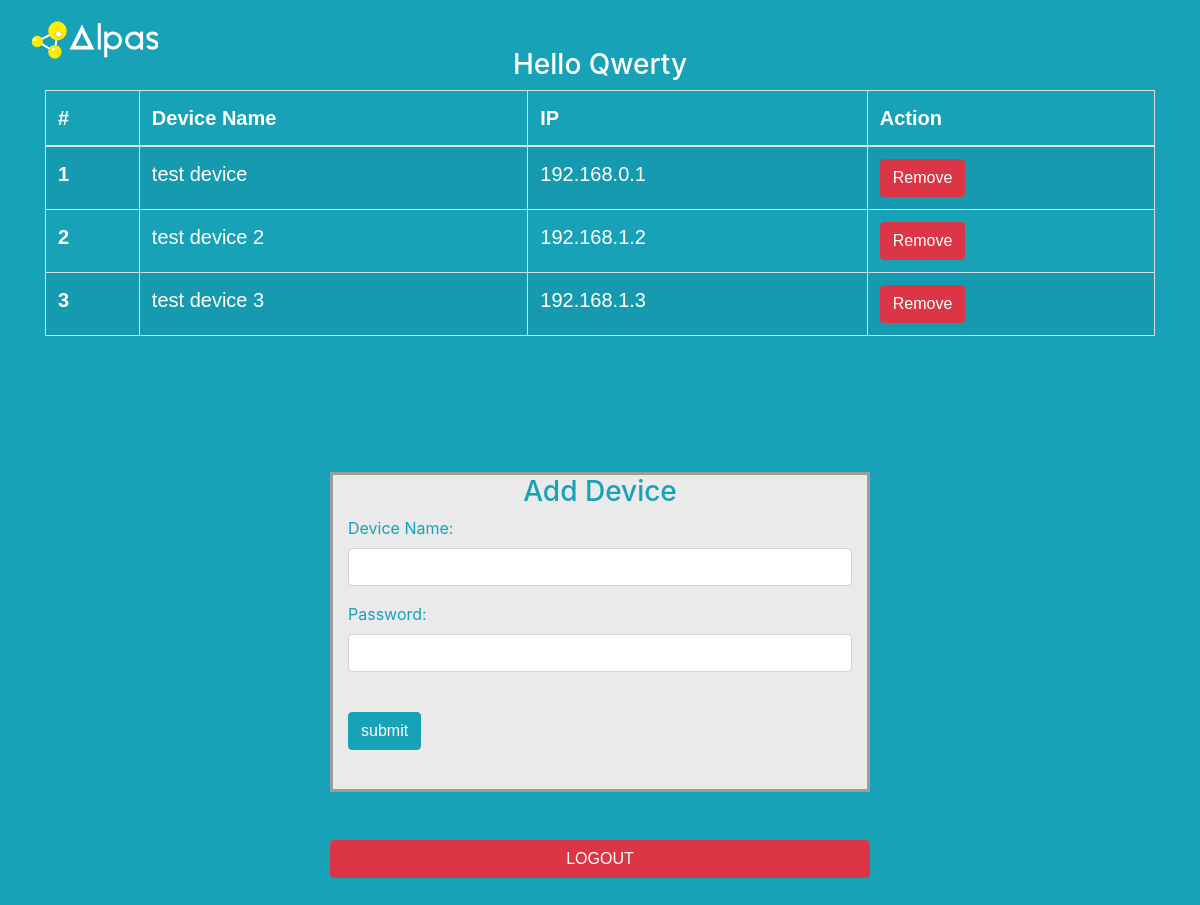
Before: /user/qwerty/ (signed in) with the older database file.
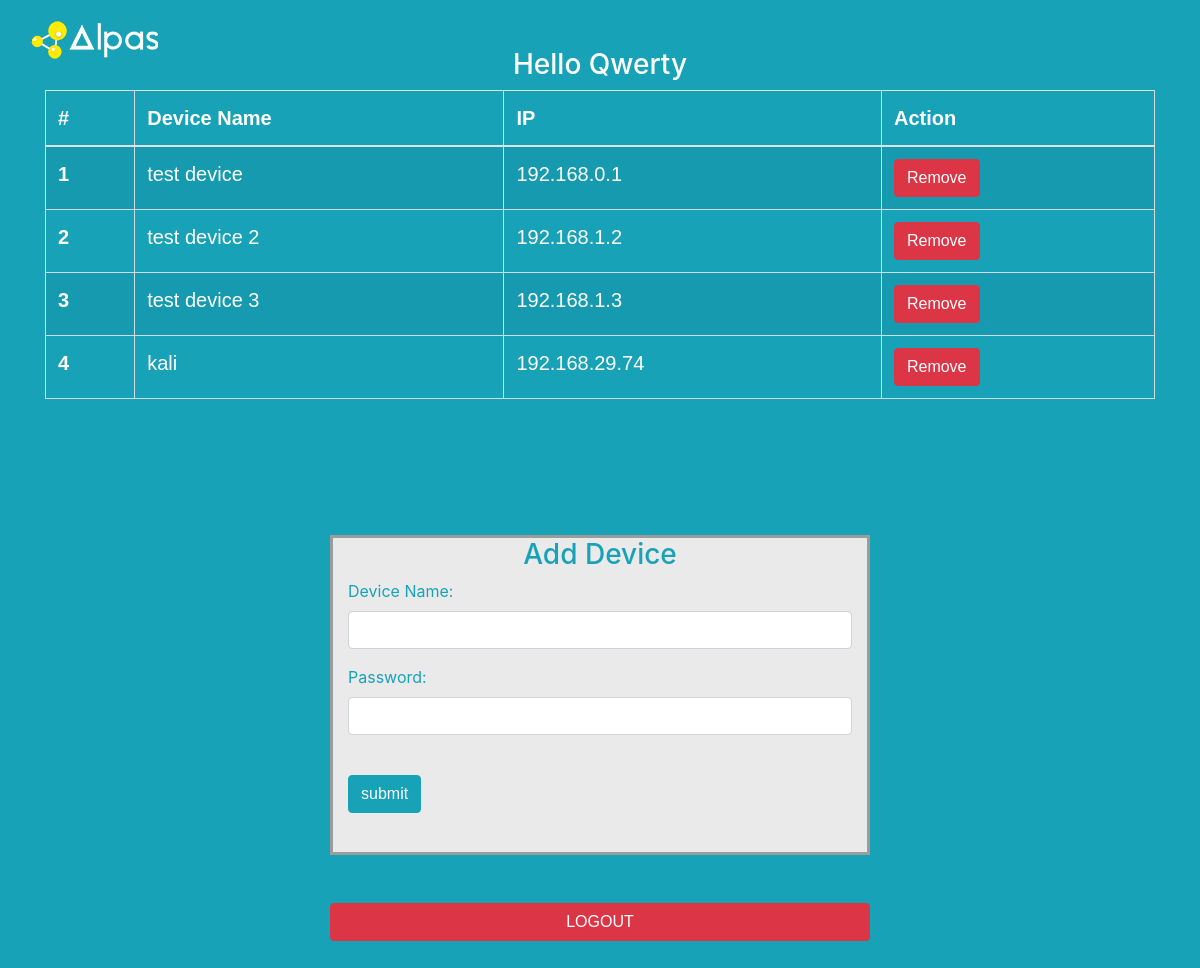
After: the same page with the newer database file.
### run.py (models this page shows)
class Device(db.Model):
    __tablename__ = 'device'
    did = db.Column(db.Integer, primary_key=True)
    dev_name = db.Column(db.String(100), unique=True, nullable=False)
    dev_ip = db.Column(db.String(100), nullable=False)
    username = db.Column(db.Integer, db.ForeignKey('user.username'))

### run.py (the view)
@app.route("/user/<username>/")
def user_home(username):
    if not session.get(username):
        abort(401)
    devices = Device.query.filter_by(username=username).all()
    devs = list()
    for device in devices:
        dev = []
        dev.append(device.dev_name)
        dev.append(device.dev_ip)
        devs.append(dev)
    return render_template("user_home.html", username=username, devs = devs)

### templates/user_home.html (shortened to what this page needs)
{% extends "layout.html" %}
{% block content %}
  <link href="//maxcdn.bootstrapcdn.com/bootstrap/4.1.1/css/bootstrap.min.css" rel="stylesheet" id="bootstrap-css">
<body>
  <div id="login">
    <h3 class="text-center text-white pt-5">Hello {{username.title()}}</h3>
    <div class="container">
        <table class="table table-striped">
          <thead>
            <tr>
              <th scope="col" class="table-text">#</th>
              <th scope="col" class="table-text">Device Name</th>
              <th scope="col" class="table-text">IP</th>
              <th scope="col" class="table-text">Action</th>
            </tr>
          </thead>
          <tbody>
            {% set count=1 %}
              {% for dev in devs%}
                    <tr>
                      <th scope="row" class="table-text">{{loop.index}}</th>
                      <td class="table-text">{{dev[0]}}</td>
                      <td class="table-text">{{dev[1]}}</td>
                      <td > <button class="btn btn-danger">Remove</button> </td>
                    </tr>
                    {% set count = count+1 %}
              {% endfor %}
          </tbody>
        </table>
      <div id="login-row" class="row justify-content-center align-items-center">
        <div id="login-column" class="col-md-6">
          <div id="login-box" class="col-md-12">
            <form id="add_device" class="form" action="{{ url_for('add_device', username=username) }}" method="post">
              <h3 class="text-center text-info">Add Device</h3>
              <div class="form-group">
                <label for="username" class="text-info">Device Name:</label><br>
                <input type="text" id="dev_name" name="dev_name" class="form-control">
              </div>
              <div class="form-group">
                <label for="password" class="text-info">Password:</label><br>
              <input type="text" id="dev_ip" name="dev_ip" class="form-control">
              </div>
              <div class="form-group">
                <br>
                <input type="submit" name="submit" class="btn btn-info btn-md" value="submit">
              </div>
            </form>
          </div>
           <br><br>
          <a href="{{ url_for('logout', username=username) }}" class="btn btn-block btn-danger" align="right">LOGOUT</a>
        </div>
      </div>
    </div>
  </div>
<br><br>
{% endblock %}

### templates/layout.html (shortened to what this page needs)
<!doctype html>
<html lang="en-US">
<head>
    <link rel='stylesheet' id='vendors-css' href='{{url_for('static', filename='vendors.min5697.css')}}' type='text/css'
        media='all' />
    <link rel='stylesheet' id='fontawesome-css' href='{{url_for('static', filename='fontawesome.min5697.css')}}'
        type='text/css' media='all' />
    <link rel='stylesheet' id='alpas-main-style-css' href='{{url_for('static', filename='style.min5697.css')}}'
        type='text/css' media='all' />
</head>
<body
    class="home page-template page-template-elementor_header_footer page page-id-12 theme-alpas cookies-not-set woocommerce-no-js no-sidebar elementor-default elementor-template-full-width elementor-kit-669 elementor-page elementor-page-12">
    <header class="header-area ">
        <div class="navbar-area ">
            <div class="evolta-nav">
                <div class="container-fluid">
                    <nav class="navbar navbar-expand-md navbar-light">
                        <a class="navbar-brand" href="/">
                            <img src="{{url_for('static', filename='alpas-white-logo-4.png')}}" alt="Alpas"> </a>
                    </nav>
                </div>
            </div>
        </div>
    </header>
    {% block content %}
    {% endblock %}
    </body>
    </html>

### templates/layout.html (style rules this page uses)
body { font-size: 14px; }

### templates/user_home.html (style rules this page uses)
body { margin: 0; padding: 0; background-color: #17a2b8; height: 100vh; }
#login .container #login-row #login-column #login-box { margin-top: 120px; max-width: 600px; height: 320px; border: 3px solid #9C9C9C; background-color: #EAEAEA; }
.table-text { font-size: 20px; color: white; font-family: Arial, Helvetica, sans-serif; }

Changed rows visible on the page:
added Device: dev_name "kali", dev_ip "192.168.29.74"
